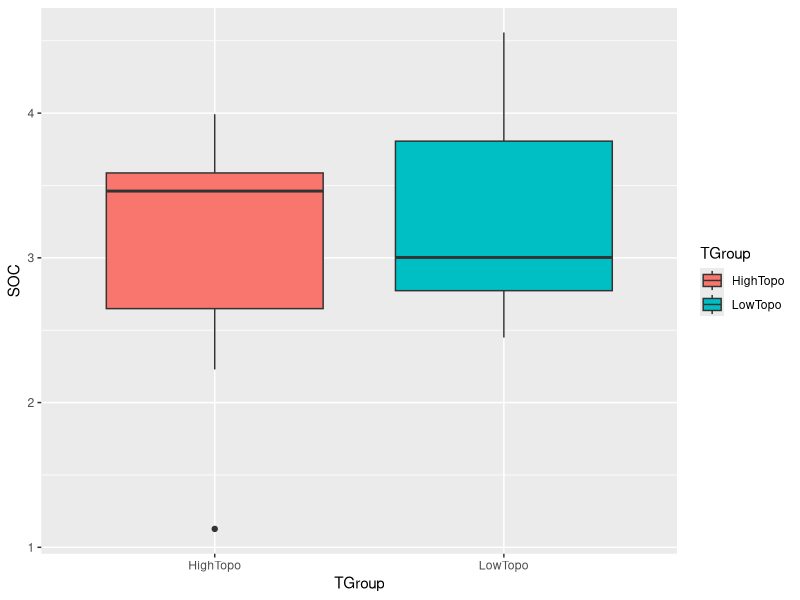

R code for this plot:
## ---- chunk 1
knitr::opts_chunk$set(echo = TRUE)
## ---- chunk 2
library(ggplot2)

# size, mean, and variance of data
nName <- c("LowTopo","HighTopo") 
nSize <- c(9,9)
nMean <- c(3.397,2.685) 
nSD <- c(0.75,0.75)

# data frame setup
ID <- 1:(sum(nSize))
SOC <- c(rnorm(n=nSize[1],mean=nMean[1],sd=nSD[1]),
            rnorm(n=nSize[2],mean=nMean[2],sd=nSD[2]))
TGroup <- rep(nName,nSize)
ANOdata <- data.frame(ID,TGroup,SOC)
str(ANOdata)
print(ANOdata)
## ---- chunk 3
# model
ANOmodel <- aov(SOC~TGroup,data=ANOdata)
print(summary(ANOmodel))
z <- summary(ANOmodel)
str(z)
aggregate(SOC~TGroup,data=ANOdata,FUN=mean)

# plot
ANOPlot <- ggplot(data=ANOdata) +
  aes(x=TGroup,y=SOC,fill=TGroup) +
  geom_boxplot()
print(ANOPlot)
